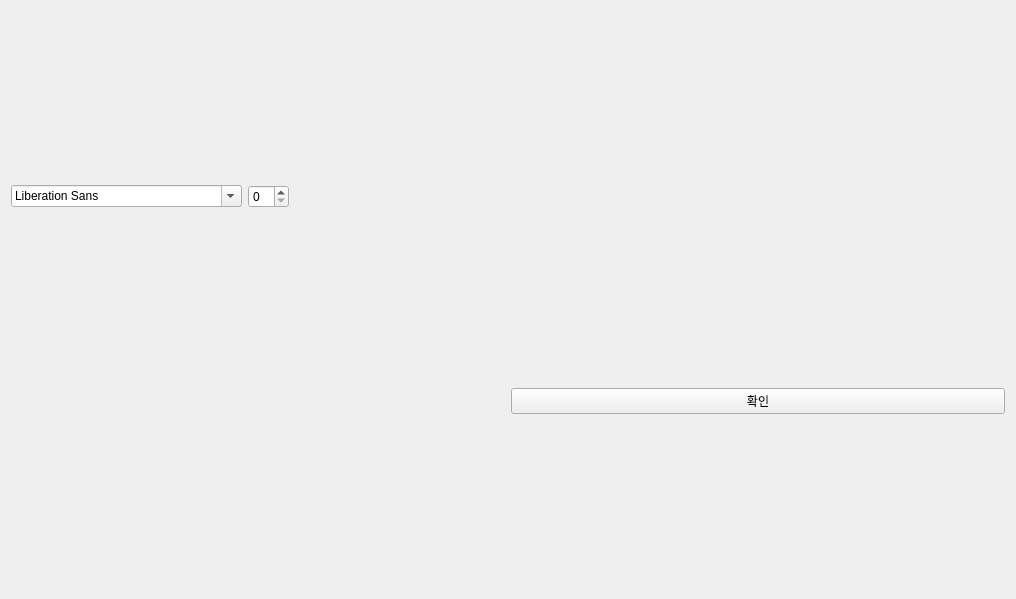
<?xml version="1.0" encoding="UTF-8"?>
<ui version="4.0">
 <class>EIS_big_view</class>
 <widget class="QWidget" name="EIS_big_view">
  <property name="geometry">
   <rect>
    <x>0</x>
    <y>0</y>
    <width>1016</width>
    <height>599</height>
   </rect>
  </property>
  <property name="windowTitle">
   <string>Form</string>
  </property>
  <layout class="QGridLayout" name="gridLayout_2">
   <item row="1" column="0" colspan="2">
    <layout class="QGridLayout" name="center_layout">
     <property name="sizeConstraint">
      <enum>QLayout::SetMaximumSize</enum>
     </property>
    </layout>
   </item>
   <item row="2" column="1">
    <widget class="QPushButton" name="accpet_btn">
     <property name="text">
      <string>확인</string>
     </property>
    </widget>
   </item>
   <item row="0" column="0" colspan="2">
    <layout class="QHBoxLayout" name="horizontalLayout">
     <item>
      <widget class="QFontComboBox" name="fontComboBox">
       <property name="sizePolicy">
        <sizepolicy hsizetype="Maximum" vsizetype="Fixed">
         <horstretch>0</horstretch>
         <verstretch>0</verstretch>
        </sizepolicy>
       </property>
      </widget>
     </item>
     <item>
      <widget class="QSpinBox" name="font_size">
       <property name="sizePolicy">
        <sizepolicy hsizetype="Maximum" vsizetype="Fixed">
         <horstretch>0</horstretch>
         <verstretch>0</verstretch>
        </sizepolicy>
       </property>
      </widget>
     </item>
     <item>
      <spacer name="horizontalSpacer">
       <property name="orientation">
        <enum>Qt::Horizontal</enum>
       </property>
       <property name="sizeHint" stdset="0">
        <size>
         <width>40</width>
         <height>20</height>
        </size>
       </property>
      </spacer>
     </item>
    </layout>
   </item>
  </layout>
 </widget>
 <resources/>
 <connections/>
</ui>
